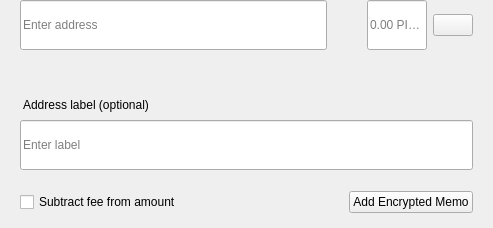
<?xml version="1.0" encoding="UTF-8"?>
<ui version="4.0">
 <class>SendMultiRow</class>
 <widget class="QWidget" name="SendMultiRow">
  <property name="geometry">
   <rect>
    <x>0</x>
    <y>0</y>
    <width>493</width>
    <height>228</height>
   </rect>
  </property>
  <property name="minimumSize">
   <size>
    <width>0</width>
    <height>0</height>
   </size>
  </property>
  <property name="maximumSize">
   <size>
    <width>16777215</width>
    <height>16777215</height>
   </size>
  </property>
  <property name="windowTitle">
   <string>Form</string>
  </property>
  <layout class="QVBoxLayout" name="verticalLayout_3">
   <property name="spacing">
    <number>0</number>
   </property>
   <property name="leftMargin">
    <number>0</number>
   </property>
   <property name="topMargin">
    <number>0</number>
   </property>
   <property name="rightMargin">
    <number>20</number>
   </property>
   <property name="bottomMargin">
    <number>5</number>
   </property>
   <item alignment="Qt::AlignTop">
    <widget class="QWidget" name="widget" native="true">
     <property name="sizePolicy">
      <sizepolicy hsizetype="Expanding" vsizetype="Maximum">
       <horstretch>0</horstretch>
       <verstretch>0</verstretch>
      </sizepolicy>
     </property>
     <property name="minimumSize">
      <size>
       <width>0</width>
       <height>60</height>
      </size>
     </property>
     <property name="maximumSize">
      <size>
       <width>16777215</width>
       <height>85</height>
      </size>
     </property>
     <layout class="QHBoxLayout" name="horizontalLayout" stretch="6,0,2">
      <property name="spacing">
       <number>0</number>
      </property>
      <property name="leftMargin">
       <number>8</number>
      </property>
      <property name="topMargin">
       <number>0</number>
      </property>
      <property name="rightMargin">
       <number>0</number>
      </property>
      <property name="bottomMargin">
       <number>0</number>
      </property>
      <item alignment="Qt::AlignTop">
       <widget class="QStackedWidget" name="stackedAddress">
        <property name="minimumSize">
         <size>
          <width>0</width>
          <height>50</height>
         </size>
        </property>
        <property name="maximumSize">
         <size>
          <width>16777215</width>
          <height>50</height>
         </size>
        </property>
        <widget class="QWidget" name="page_4">
         <property name="sizePolicy">
          <sizepolicy hsizetype="Expanding" vsizetype="Preferred">
           <horstretch>0</horstretch>
           <verstretch>0</verstretch>
          </sizepolicy>
         </property>
         <property name="minimumSize">
          <size>
           <width>0</width>
           <height>50</height>
          </size>
         </property>
         <property name="maximumSize">
          <size>
           <width>16777215</width>
           <height>55</height>
          </size>
         </property>
         <layout class="QVBoxLayout" name="verticalLayout_7">
          <property name="spacing">
           <number>0</number>
          </property>
          <property name="leftMargin">
           <number>12</number>
          </property>
          <property name="topMargin">
           <number>0</number>
          </property>
          <property name="rightMargin">
           <number>0</number>
          </property>
          <property name="bottomMargin">
           <number>0</number>
          </property>
          <item>
           <widget class="QLineEdit" name="lineEditAddress">
            <property name="minimumSize">
             <size>
              <width>0</width>
              <height>50</height>
             </size>
            </property>
            <property name="maximumSize">
             <size>
              <width>16777215</width>
              <height>50</height>
             </size>
            </property>
            <property name="placeholderText">
             <string>Enter address</string>
            </property>
           </widget>
          </item>
         </layout>
        </widget>
        <widget class="QWidget" name="page_3"/>
       </widget>
      </item>
      <item>
       <spacer name="horizontalSpacer_3">
        <property name="orientation">
         <enum>Qt::Horizontal</enum>
        </property>
        <property name="sizeType">
         <enum>QSizePolicy::Fixed</enum>
        </property>
        <property name="sizeHint" stdset="0">
         <size>
          <width>40</width>
          <height>20</height>
         </size>
        </property>
       </spacer>
      </item>
      <item>
       <layout class="QHBoxLayout" name="horizontalLayout_2">
        <property name="spacing">
         <number>6</number>
        </property>
        <item alignment="Qt::AlignTop">
         <widget class="QLineEdit" name="lineEditAmount">
          <property name="sizePolicy">
           <sizepolicy hsizetype="Expanding" vsizetype="Preferred">
            <horstretch>0</horstretch>
            <verstretch>0</verstretch>
           </sizepolicy>
          </property>
          <property name="minimumSize">
           <size>
            <width>0</width>
            <height>50</height>
           </size>
          </property>
          <property name="maximumSize">
           <size>
            <width>16777215</width>
            <height>50</height>
           </size>
          </property>
          <property name="maxLength">
           <number>17</number>
          </property>
          <property name="alignment">
           <set>Qt::AlignLeading|Qt::AlignLeft|Qt::AlignVCenter</set>
          </property>
          <property name="placeholderText">
           <string notr="true">0.00 PIVXL</string>
          </property>
         </widget>
        </item>
        <item>
         <layout class="QVBoxLayout" name="verticalLayout">
          <property name="topMargin">
           <number>14</number>
          </property>
          <property name="bottomMargin">
           <number>0</number>
          </property>
          <item alignment="Qt::AlignTop">
           <widget class="QPushButton" name="btnMenu">
            <property name="minimumSize">
             <size>
              <width>0</width>
              <height>0</height>
             </size>
            </property>
            <property name="maximumSize">
             <size>
              <width>16777215</width>
              <height>16777215</height>
             </size>
            </property>
            <property name="focusPolicy">
             <enum>Qt::NoFocus</enum>
            </property>
            <property name="text">
             <string/>
            </property>
           </widget>
          </item>
         </layout>
        </item>
       </layout>
      </item>
     </layout>
    </widget>
   </item>
   <item>
    <widget class="QWidget" name="layoutLabel" native="true">
     <property name="minimumSize">
      <size>
       <width>0</width>
       <height>0</height>
      </size>
     </property>
     <property name="maximumSize">
      <size>
       <width>16777215</width>
       <height>16777215</height>
      </size>
     </property>
     <layout class="QVBoxLayout" name="verticalLayout_9">
      <property name="spacing">
       <number>6</number>
      </property>
      <property name="leftMargin">
       <number>20</number>
      </property>
      <property name="topMargin">
       <number>0</number>
      </property>
      <property name="rightMargin">
       <number>0</number>
      </property>
      <property name="bottomMargin">
       <number>10</number>
      </property>
      <item>
       <spacer name="verticalSpacer">
        <property name="orientation">
         <enum>Qt::Vertical</enum>
        </property>
        <property name="sizeType">
         <enum>QSizePolicy::Fixed</enum>
        </property>
        <property name="sizeHint" stdset="0">
         <size>
          <width>20</width>
          <height>20</height>
         </size>
        </property>
       </spacer>
      </item>
      <item>
       <widget class="QLabel" name="labelSubtitleDescription">
        <property name="styleSheet">
         <string notr="true">margin-bottom:2px;
margin-left:0.05px;
padding:0px;</string>
        </property>
        <property name="text">
         <string>Address label (optional)</string>
        </property>
       </widget>
      </item>
      <item>
       <widget class="QLineEdit" name="lineEditDescription">
        <property name="minimumSize">
         <size>
          <width>0</width>
          <height>50</height>
         </size>
        </property>
        <property name="maximumSize">
         <size>
          <width>16777215</width>
          <height>50</height>
         </size>
        </property>
        <property name="placeholderText">
         <string>Enter label</string>
        </property>
       </widget>
      </item>
      <item>
       <spacer name="verticalSpacer_2">
        <property name="orientation">
         <enum>Qt::Vertical</enum>
        </property>
        <property name="sizeType">
         <enum>QSizePolicy::Fixed</enum>
        </property>
        <property name="sizeHint" stdset="0">
         <size>
          <width>20</width>
          <height>15</height>
         </size>
        </property>
       </spacer>
      </item>
      <item>
       <widget class="QWidget" name="containerMemo" native="true">
        <layout class="QHBoxLayout" name="horizontalLayout_5">
         <property name="leftMargin">
          <number>0</number>
         </property>
         <property name="topMargin">
          <number>0</number>
         </property>
         <property name="rightMargin">
          <number>0</number>
         </property>
         <property name="bottomMargin">
          <number>0</number>
         </property>
         <item>
          <widget class="QCheckBox" name="checkboxSubtractFeeFromAmount">
           <property name="toolTip">
            <string>The fee will be deducted from the amount being sent. The recipient will receive less PIVXL than you enter in the amount field. If multiple recipients are selected, the fee is split equally.</string>
           </property>
           <property name="text">
            <string>Subtract fee from amount</string>
           </property>
          </widget>
         </item>
         <item>
          <spacer name="horizontalSpacer">
           <property name="orientation">
            <enum>Qt::Horizontal</enum>
           </property>
           <property name="sizeHint" stdset="0">
            <size>
             <width>40</width>
             <height>20</height>
            </size>
           </property>
          </spacer>
         </item>
         <item>
          <widget class="QPushButton" name="btnAddMemo">
           <property name="text">
            <string notr="true">Add Encrypted Memo</string>
           </property>
          </widget>
         </item>
        </layout>
       </widget>
      </item>
     </layout>
    </widget>
   </item>
  </layout>
 </widget>
 <resources/>
 <connections/>
</ui>
